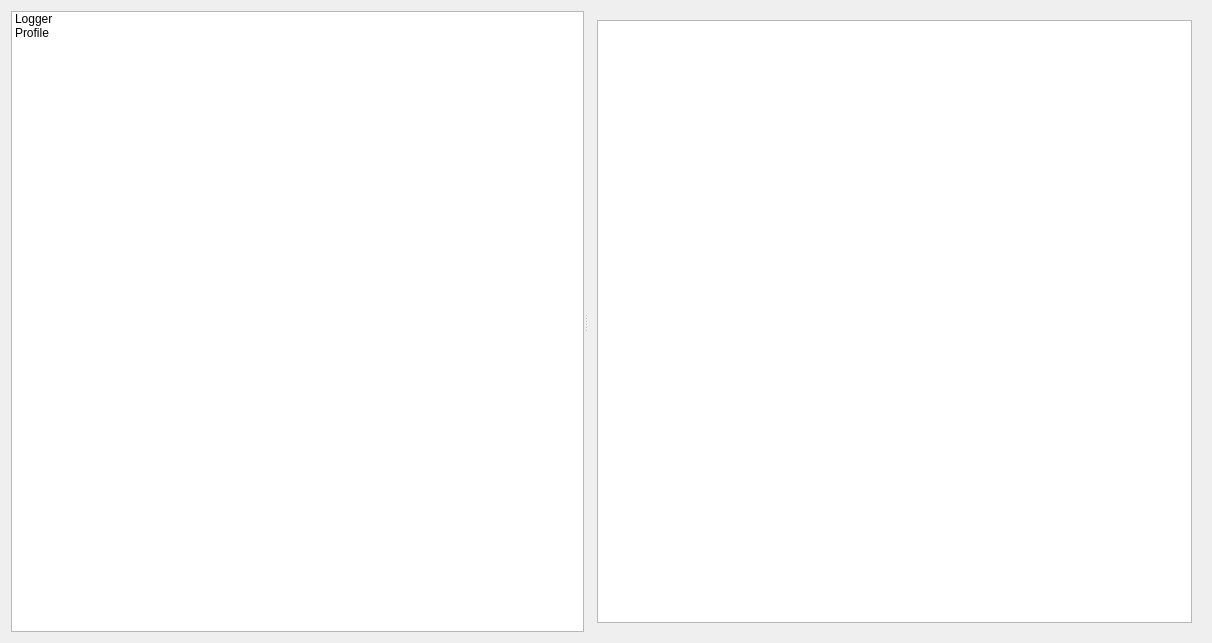
<?xml version="1.0" encoding="UTF-8"?>
<ui version="4.0">
 <class>Teamserver</class>
 <widget class="QWidget" name="Teamserver">
  <property name="geometry">
   <rect>
    <x>0</x>
    <y>0</y>
    <width>1212</width>
    <height>643</height>
   </rect>
  </property>
  <property name="windowTitle">
   <string>Form</string>
  </property>
  <layout class="QGridLayout" name="gridLayout">
   <item row="0" column="0">
    <widget class="QSplitter" name="splitter">
     <property name="orientation">
      <enum>Qt::Horizontal</enum>
     </property>
     <widget class="QListWidget" name="TeamserverList">
      <item>
       <property name="text">
        <string>Logger</string>
       </property>
      </item>
      <item>
       <property name="text">
        <string>Profile</string>
       </property>
      </item>
     </widget>
     <widget class="QStackedWidget" name="StackedWidget">
      <property name="currentIndex">
       <number>0</number>
      </property>
      <widget class="QWidget" name="PageLogger">
       <layout class="QFormLayout" name="formLayout">
        <item row="0" column="0" colspan="2">
         <widget class="QTextEdit" name="TeamserverLogger"/>
        </item>
       </layout>
      </widget>
      <widget class="QWidget" name="PageProfile">
       <layout class="QGridLayout" name="gridLayout_3">
        <item row="0" column="0">
         <widget class="QTreeWidget" name="TeamserverTreeProfile">
          <column>
           <property name="text">
            <string>Key</string>
           </property>
          </column>
          <column>
           <property name="text">
            <string>Value</string>
           </property>
          </column>
         </widget>
        </item>
       </layout>
      </widget>
     </widget>
    </widget>
   </item>
  </layout>
 </widget>
 <resources/>
 <connections/>
</ui>
